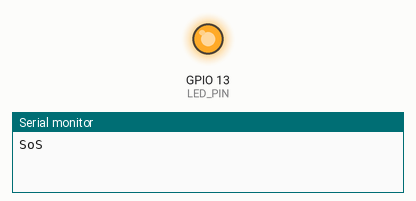
Simulated run of this program. Board: ESP32. On the bench: output pins drawn as LEDs (lit = HIGH), the last lines printed to the serial monitor.

Above: at 0.5 s.
At 11.6 s:
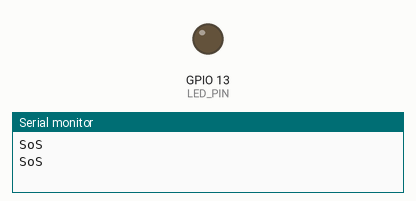
Timing chart, 0 to 12.1 s (numbered marks = the images above):
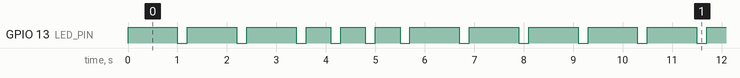

The program:

main.cpp
```cpp
#include <Arduino.h>
// This is required in PlatformIO but hidden in the standard Arduino IDE.

#define LED_PIN 13

void setup() {
  pinMode(LED_PIN, OUTPUT);
  // TODO: Define your baud rates
  Serial.begin(115200); // Start the Serial connection
}

void loop() {
  // Making my ESP32 do an SoS Signal, so that will be the message
  Serial.println("SoS"); // Print the words to the Serial Monitor.

  // SOS Signal
  //First S (Three long)
  for(int i = 0; i<3; i++){
    digitalWrite(LED_PIN, HIGH); // LED On
    delay(1000); // Speed in milliseconds
    digitalWrite(LED_PIN, LOW); // LED Off
    delay(200); // Speed in milliseconds
  }
  // O (Three short)
  for(int j = 0; j<3; j++){
    digitalWrite(LED_PIN, HIGH); // LED On
    delay(500); // Speed in milliseconds
    digitalWrite(LED_PIN, LOW); // LED Off
    delay(200); // Speed in milliseconds
  }
  // Second S (Three Long)
  for(int k = 0; k<3; k++){
    digitalWrite(LED_PIN, HIGH); // LED On
    delay(1000); // Speed in milliseconds
    digitalWrite(LED_PIN, LOW); // LED Off
    delay(200); // Speed in milliseconds
  }

}
```

Measured:
- by itself, GPIO 13 (LED_PIN): repeats every 9.3 s: 2 × (LOW 0.20 s, HIGH 1.0 s), 3 × (LOW 0.20 s, HIGH 0.50 s), 4 × (LOW 0.20 s, HIGH 1.0 s)
- by itself, everything shown: repeats every 9.3 s, in 18 steps
